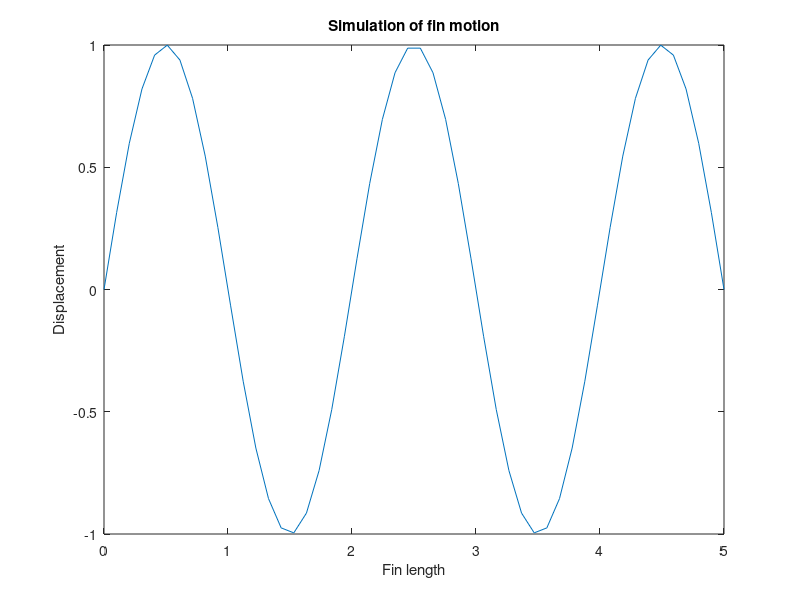

Write MATLAB code to recreate this figure.
%% 1st test, Fin motion simulator for the consideration of design in robot implementation.

% Governing behavior (Sine wave)
% y(x,t) = A* sin (lambda * x - omega * t)
% A - Amplitude of fin's motion
% k - wave number (in relation to wave length - lambda)
% omega - Angular frequency (omega = 2 *pi * f)
% x - Position along the fin
% t - time :v


% Global parameters.
A = 1;
lambda = 2;             % Reduction could aid with positioning
f = 1;                  % Increase related to motion a.w.t. speed, consider an upper limit. 
omega = 2 * pi * f;
k = 2 * pi / lambda;    % Wavenumber
L = 5;                  % Length of fin
x = linspace(0, L, 50); % Discretize fin along its length

t_end = 5;              % Time duration of experiment
dt = 0.05;              % Time step
t = 0:dt:t_end; % Time vector

figure;
h = plot(x,A * sin(k*x)); 
axis([0 L -A A]);
xlabel('Fin length');
ylabel('Displacement');
title('Simulation of fin motion');

% Animation loop
for i = 1:length(t)
    y = A * sin(k * x - omega * t(i));
    set(h,'yData', y);
    pause(0.05);
end
